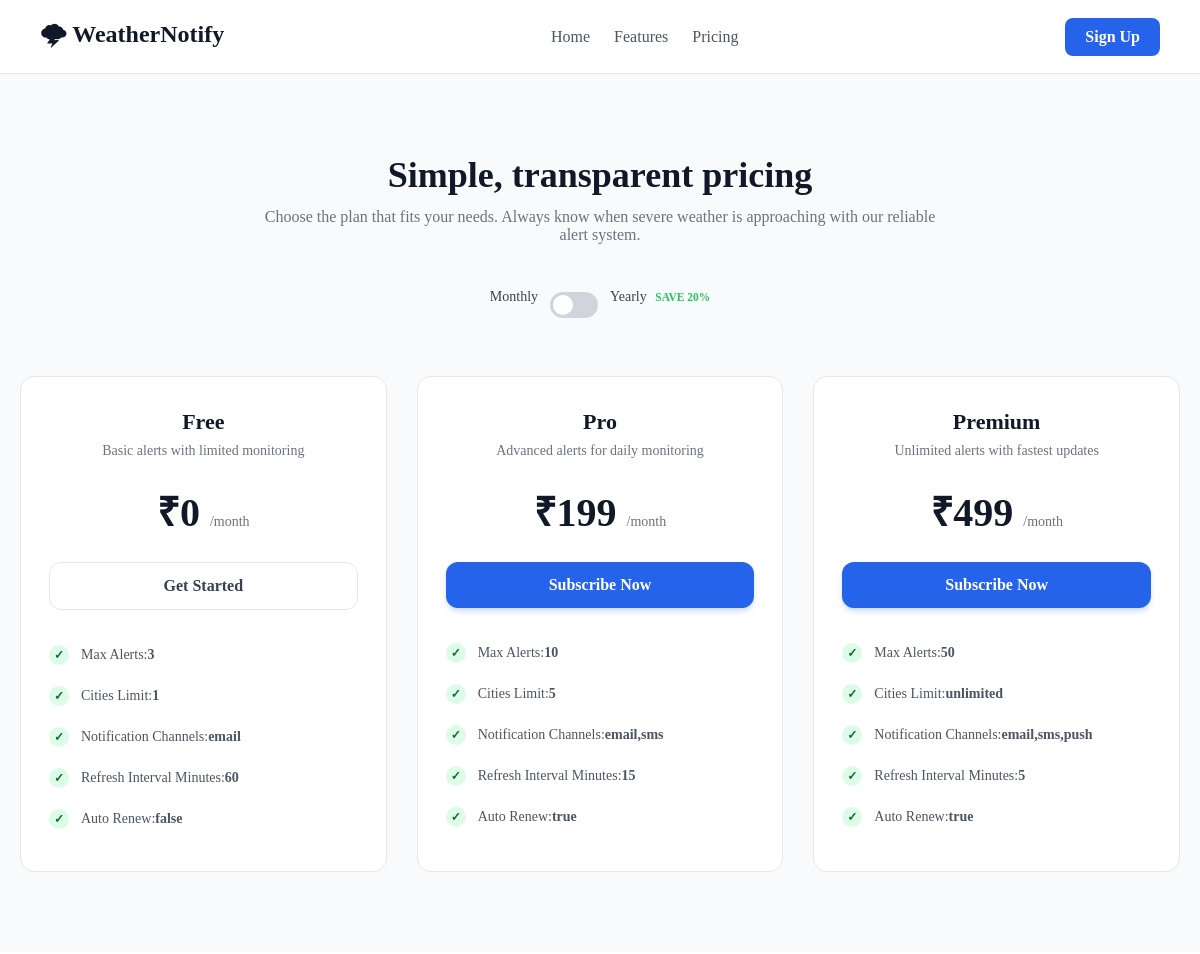
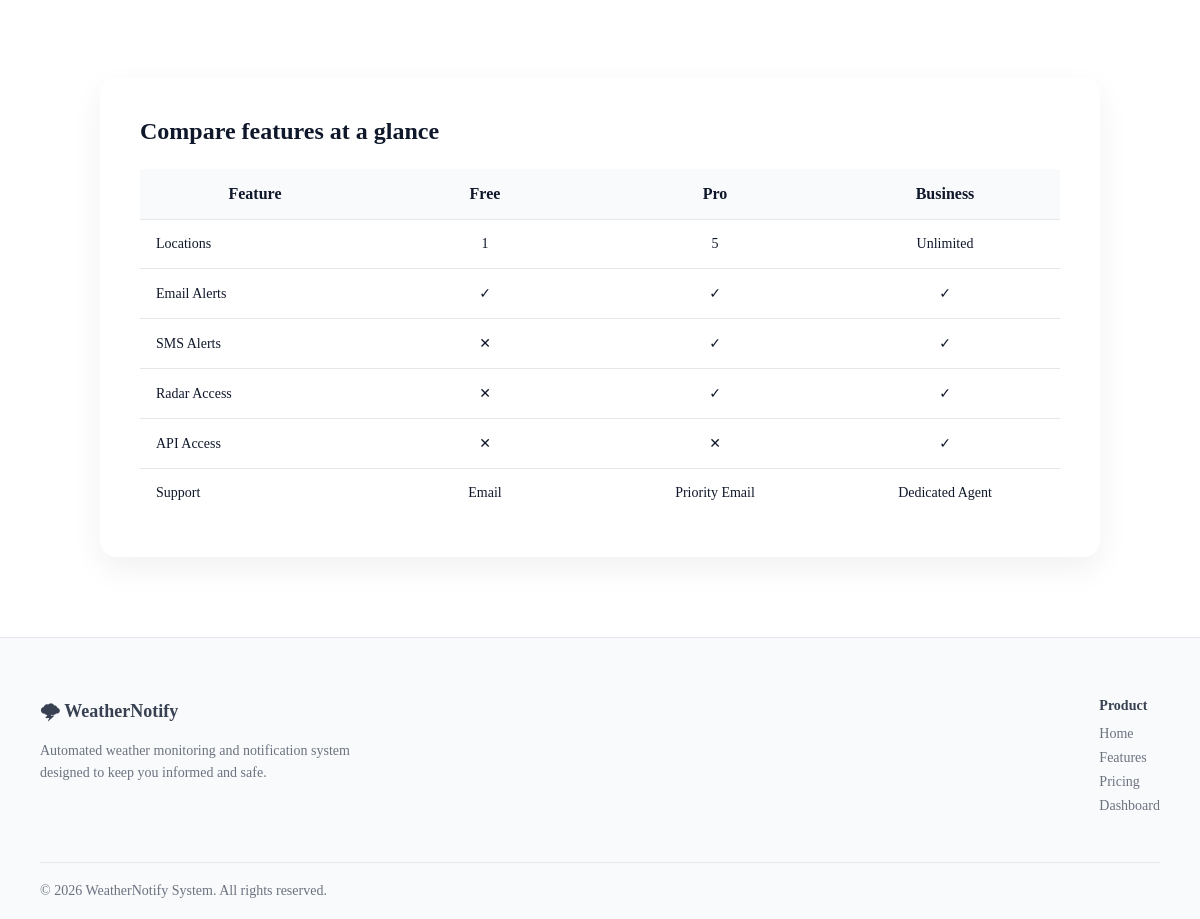
The page / on the database its author committed (2 pictures, top to bottom).
### tables this page shows
CREATE TABLE `plans` (
  `id` int NOT NULL,
  `slug` varchar(50) NOT NULL,
  `name` varchar(100) NOT NULL,
  `description` text,
  `monthly_price` decimal(10,2) NOT NULL,
  `yearly_price` decimal(10,2) NOT NULL,
  `trial_days` int DEFAULT '0',
  `is_popular` tinyint(1) DEFAULT '0',
  `is_active` tinyint(1) DEFAULT '1',
  `created_at` timestamp NULL DEFAULT CURRENT_TIMESTAMP
);

CREATE TABLE `plan_features` (
  `id` int NOT NULL,
  `plan_id` int NOT NULL,
  `feature` varchar(255) NOT NULL,
  `is_available` tinyint(1) DEFAULT '1'
);

### app/core/Controller.php (called while the page is built, shortened)
<?php
abstract class Controller
{
    protected function view(
        string $view,
        array $data = [],
        ?string $layout = 'main'
    ): void {
        extract($data, EXTR_SKIP);
        $viewFile = __DIR__ . '/../views/' . $view . '.php';
        require $viewFile;
        $content = ob_get_clean();
        $layoutFile = __DIR__ . '/../views/layouts/' . $layout . '.php';
        require $layoutFile;
    }
}

### app/controllers/PricingController.php (called while the page is built, shortened)
<?php
require_once __DIR__ . '/../models/Plan.php';
class PricingController extends Controller
{
    public function index(): void
    {
        global $conn;
        $planModel = new Plan($conn);
        $plans = $planModel->getPlansWithFeatures();
        $this->view('pricing/index', [
            'title' => 'Pricing – WeatherGuard',
            'plans' => $plans
        ]);
    }
}

### app/core/Router.php (called while the page is built, shortened)
<?php
class Router
{
    private array $routes = [];
    private mysqli $conn;
    public function __construct(mysqli $conn)
    {
        $this->conn = $conn;
    }
    private function add(string $method, string $uri, string $handler, array $middlewares): void
    {
        $uri = '/' . trim($uri, '/');
        $this->routes[$method][$uri] = [
            'handler'     => $handler,
            'middlewares' => $middlewares
        ];
    }
    public function dispatch(): void
    {
        $method = $_SERVER['REQUEST_METHOD'] ?? 'GET';
        $uri = parse_url($_SERVER['REQUEST_URI'], PHP_URL_PATH) ?? '/';
        $uri = preg_replace('#^/public#', '', $uri);
        $uri = '/' . trim($uri, '/');
        $matchedRoute = null;
        $params = [];
        if (isset($this->routes[$method][$uri])) {
            $matchedRoute = $this->routes[$method][$uri];
        }
        [$controller, $action] = explode('@', $matchedRoute['handler'], 2);
        $reflection = new ReflectionClass($controller);
        $instance = $reflection->getConstructor()
            ? $reflection->newInstance($this->conn)
            : $reflection->newInstance();
        call_user_func_array([$instance, $action], $params);
    }
}

### public/index.php (called while the page is built, shortened)
<?php
$db   = new Database();
$conn = $db->conn;
require_once __DIR__ . '/../app/core/Controller.php';
require_once __DIR__ . '/../app/core/Router.php';
require_once __DIR__ . '/../app/controllers/PricingController.php';
$router = new Router($conn);
$router->get('/', 'HomeController@index');
$router->get('/features', 'HomeController@features');
$router->get('/pricing', 'PricingController@index');
$router->get('/login', 'AuthController@showLogin');
$router->post('/login', 'AuthController@login');
$router->get('/register', 'AuthController@showRegister');
$router->post('/register', 'AuthController@register');
$router->match(['GET','POST'], '/logout', 'AuthController@logout');
$router->get('/dashboard', 'DashboardController@index', [AuthMiddleware::class]);
$router->get('/dashboard/load', 'DashboardController@load', [AuthMiddleware::class]);
$router->get('/api/locations', 'LocationController@index');
$router->post('/api/locations/fetch', 'LocationController@store');
$router->post('/api/user/profile', 'UserController@updateProfile', [AuthMiddleware::class, CsrfMiddleware::class]);
$router->post('/api/user/password', 'UserController@updatePassword', [AuthMiddleware::class, CsrfMiddleware::class]);
$router->post(
    '/api/alerts/create',
    'AlertController@store',
    [AuthMiddleware::class, CsrfMiddleware::class]
);
$router->get('/alerts', 'AlertController@index', [AuthMiddleware::class]);
$router->post('/api/alerts/delete/{id}', 'AlertController@delete', [AuthMiddleware::class]);
$router->get('/checkout/{slug}', 'PaymentController@checkout', [AuthMiddleware::class]);
$router->post('/payment/process', 'PaymentController@process', [AuthMiddleware::class]);
$router->get('/payment/success', 'PaymentController@success', [AuthMiddleware::class]);
$router->dispatch();

### app/models/Plan.php (called while the page is built, shortened)
<?php
class Plan
{
    private mysqli $conn;
    public function __construct(mysqli $conn)
    {
        $this->conn = $conn;
    }
    public function getAllActive(): array
    {
        $sql = "SELECT * FROM plans
                WHERE is_active = 1
                ORDER BY monthly_price ASC";
        $res = $this->conn->query($sql);
        return $res ? $res->fetch_all(MYSQLI_ASSOC) : [];
    }
    public function getFeatures(int $planId): array
    {
        $stmt = $this->conn->prepare(
            "SELECT feature, is_available
             FROM plan_features
             WHERE plan_id = ?
             ORDER BY id ASC"
        );
        $stmt->bind_param("i", $planId);
        $stmt->execute();
        return $stmt->get_result()->fetch_all(MYSQLI_ASSOC);
    }
    public function getPlansWithFeatures(): array
    {
        $plans = $this->getAllActive();
        foreach ($plans as &$plan) {
            $plan['features'] = $this->getFeatures((int)$plan['id']);
        }
        return $plans;
    }
}

### app/views/partials/pricing-cards.php (the view, shortened to what this page needs)
<div class="pricing-grid">
    <?php foreach ($plans as $plan): ?>
        <div class="pricing-card <?= $plan['is_popular'] ? 'popular' : '' ?>" data-plan-id="<?= $plan['id'] ?>">
            <h3><?= htmlspecialchars($plan['name']) ?></h3>
            <p class="plan-desc"><?= htmlspecialchars($plan['description']) ?></p>
            <div class="price"
                 data-monthly="<?= number_format((float)$plan['monthly_price'], 0) ?>"
                 data-yearly="<?= number_format((float)$plan['yearly_price'], 0) ?>">
                ₹<span class="val"><?= number_format((float)$plan['monthly_price'], 0) ?></span>
                <span class="period">/month</span>
            </div>
            <?php
            $isDashboard = isset($currentSubscription);
            $isMatch = false;
            $btnText = 'Switch to this';
            $isDisabled = false;
            ?>
            <?php if ($isDashboard): ?>
                <a href="/checkout/<?= $plan['slug'] ?>?cycle=monthly"
                   class="btn plan-btn <?= $isMatch ? 'btn-outline' : 'btn-primary' ?>"
                   <?= $isDisabled ? 'style="pointer-events: none; opacity: 0.7;" disabled' : '' ?>
                   data-plan-name="<?= htmlspecialchars($plan['name']) ?>">
                    <?= $btnText ?>
                </a>
            <?php elseif ($plan['slug'] === 'free'): ?>
                <a href="/register" class="btn btn-outline plan-btn" data-plan-name="<?= htmlspecialchars($plan['name']) ?>">Get Started</a>
            <?php else: ?>
                <a href="/checkout/<?= $plan['slug'] ?>" class="btn btn-primary plan-btn" data-plan-name="<?= htmlspecialchars($plan['name']) ?>">
                    Subscribe Now
                </a>
            <?php endif; ?>
            <ul class="feature-list">
                <?php foreach ($plan['features'] as $feature): ?>
                    <?php
                        $text = htmlspecialchars($feature['feature']);
                        if (strpos($text, '=') !== false) {
                            list($key, $val) = explode('=', $text);
                            $key = str_replace('_', ' ', $key);
                            $text = ucwords($key) . ': <strong>' . $val . '</strong>';
                        }
                    ?>
                    <li class="<?= $feature['is_available'] ? 'yes' : 'no' ?>">
                        <?= $text ?>
                    </li>
                <?php endforeach; ?>
            </ul>
        </div>
    <?php endforeach; ?>
</div>

### app/views/pricing/index.php (shortened to what this page needs)
<section class="pricing-section">
    <div class="pricing-header">
        <h1>Simple, transparent pricing</h1>
        <p>
            Choose the plan that fits your needs. Always know when severe
            weather is approaching with our reliable alert system.
        </p>
        <div class="billing-toggle">
            <span>Monthly</span>
            <label class="switch">
                <span class="slider round"></span>
            </label>
            <span>Yearly <strong class="save">SAVE 20%</strong></span>
        </div>
    </div>
    <?php require __DIR__ . '/../partials/pricing-cards.php'; ?>
</section>
<?php require __DIR__ . '/../partials/compare-table.php'; ?>

### app/views/partials/compare-table.php
<section class="pricing-compare">
    <h2>Compare features at a glance</h2>
    <table class="compare-table">
        <thead>
            <tr>
                <th>Feature</th>
                <th>Free</th>
                <th class="highlight">Pro</th>
                <th>Business</th>
            </tr>
        </thead>
        <tbody>
            <tr><td>Locations</td><td>1</td><td class="highlight">5</td><td>Unlimited</td></tr>
            <tr><td>Email Alerts</td><td>✓</td><td class="highlight">✓</td><td>✓</td></tr>
            <tr><td>SMS Alerts</td><td>✕</td><td class="highlight">✓</td><td>✓</td></tr>
            <tr><td>Radar Access</td><td>✕</td><td class="highlight">✓</td><td>✓</td></tr>
            <tr><td>API Access</td><td>✕</td><td>✕</td><td>✓</td></tr>
            <tr><td>Support</td><td>Email</td><td class="highlight">Priority Email</td><td>Dedicated Agent</td></tr>
        </tbody>
    </table>
</section>

### app/views/layouts/main.php (shortened to what this page needs)
<!DOCTYPE html>
<html lang="en">
<head>
    <link rel="stylesheet" href="/assets/css/home.css">
        <link rel="stylesheet" href="/assets/css/navbar.css">
        <link rel="stylesheet" href="/assets/css/footer.css">
        <link rel="stylesheet" href="/assets/css/auth.css">
        <link rel="stylesheet" href="/assets/css/pricing.css">
        <link rel="stylesheet" href="/assets/css/features.css">
        <link rel="stylesheet" href="/assets/css/toast.css">
</head>
<body>
<?php require __DIR__ . '/../partials/navbar.php'; ?>
<main>
    <?= $content ?>
</main>
<?php require __DIR__ . '/../partials/footer.php'; ?>
</body>
</html>

### app/views/partials/navbar.php (shortened to what this page needs)
<nav class="site-navbar">
    <div class="nav-container">
        <a href="/" class="nav-logo">
            🌩 WeatherNotify
        </a>
        <ul class="nav-links">
            <li><a href="/">Home</a></li>
            <li><a href="/features">Features</a></li>
            <li><a href="/pricing">Pricing</a></li>
        </ul>
         <div class="nav-actions">
            <?php if (!empty($_SESSION['user_id'])): ?>
                <a href="/dashboard" class="nav-btn-outline">Dashboard</a>
                <a href="/logout" class="nav-btn-outline">Logout</a>
            <?php else: ?>
                <a href="/register" class="nav-btn-primary">Sign Up</a>
            <?php endif; ?>
        </div>
    </div>
</nav>

### app/views/partials/footer.php (shortened to what this page needs)
<footer class="site-footer">
    <div class="footer-container">
        <div class="footer-brand">
            <div class="footer-logo">
                🌩 WeatherNotify
            </div>
            <p class="footer-desc">
                Automated weather monitoring and notification system designed
                to keep you informed and safe.
            </p>
        </div>
        <div class="footer-links">
            <div class="footer-column">
                <h4>Product</h4>
                <a href="/">Home</a>
                <a href="/features">Features</a>
                <a href="/pricing">Pricing</a>
                <a href="/dashboard">Dashboard</a>
            </div>
        </div>
    </div>
    <div class="footer-bottom">
        <span>
            © <?= date('Y') ?> WeatherNotify System. All rights reserved.
        </span>
    </div>
</footer>

### public/assets/css/home.css (style rules this page uses)
:root { --primary: #2563eb; --primary-dark: #1e40af; --secondary: #0f172a; --text-dark: #0f172a; --text-muted: #64748b; --bg-light: #f8fafc; --border-light: #e5e7eb; --radius: 12px; }
body { background-color: #ffffff; color: var(--text-dark); }
section { padding: 80px 20px; }
.btn-primary { background: var(--primary); color: #ffffff; padding: 14px 28px; border-radius: var(--radius); font-weight: 600; text-decoration: none; transition: background 0.2s ease; }
.btn-outline { border: 1px solid var(--border-light); padding: 14px 28px; border-radius: var(--radius); font-weight: 600; text-decoration: none; color: var(--text-dark); }
.price { font-size: 2rem; font-weight: 700; margin: 16px 0; }

### public/assets/css/navbar.css (style rules this page uses)
.site-navbar { display: flex; justify-content: center; padding: 16px 40px; background: #fff; border-bottom: 1px solid #e5e7eb; text-decoration: none; }
.nav-container { width: 100%; max-width: 1200px; display: flex; align-items: center; justify-content: space-between; }
.nav-links { display: flex; gap: 24px; list-style: none; margin: 0; padding: 0; }
.nav-links a { text-decoration: none; color: #4b5563; font-weight: 500; transition: color 0.2s; }
.nav-logo { font-size: 1.5rem; font-weight: 700; color: #111827; text-decoration: none; display: flex; align-items: center; gap: 8px; }
.nav-actions { display: flex; gap: 12px; align-items: center; }
.nav-btn-primary { background: #2563eb; color: #ffffff; padding: 10px 20px; border-radius: 8px; font-weight: 600; text-decoration: none; transition: background 0.2s ease; }

### public/assets/css/footer.css (style rules this page uses)
.site-footer { margin-bottom: fixed; background: #f9fafb; border-top: 1px solid #e5e7eb; padding: 60px 40px 20px; font-size: 14px; color: #374151; }
.footer-container { max-width: 1200px; margin: auto; display: flex; justify-content: space-between; gap: 60px; }
.footer-brand { max-width: 320px; }
.footer-logo { font-weight: 700; font-size: 18px; margin-bottom: 12px; }
.footer-desc { line-height: 1.6; color: #6b7280; }
.footer-links { display: flex; gap: 60px; }
.footer-column h4 { font-size: 14px; font-weight: 600; margin-bottom: 12px; }
.footer-column a { display: block; color: #6b7280; text-decoration: none; margin-bottom: 8px; }
.footer-bottom { max-width: 1200px; margin: 40px auto 0; padding-top: 20px; border-top: 1px solid #e5e7eb; display: flex; justify-content: space-between; color: #6b7280; }

### public/assets/css/auth.css (style rules this page uses)
* { box-sizing: border-box; margin: 0; padding: 0; }
label { display: block; font-size: 0.875rem; font-weight: 600; margin-bottom: 0.5rem; color: #475569; }
.switch { margin-top: 24px; font-size: 13px; text-align: center; color: #64748b; position: relative; }

### rows shown on the page
plans: name "Free", description "Basic alerts with limited monitoring", monthly_price "0"
plan_features: key "Max Alerts", val "3"
plan_features: key "Cities Limit", val "1"
plan_features: key "Notification Channels", val "email"
plan_features: key "Refresh Interval Minutes", val "60"
plan_features: key "Auto Renew", val "false"
plans: name "Pro", description "Advanced alerts for daily monitoring", monthly_price "199"
plan_features: key "Max Alerts", val "10"
plan_features: key "Cities Limit", val "5"
plan_features: key "Notification Channels", val "email,sms"
plan_features: key "Refresh Interval Minutes", val "15"
plan_features: key "Auto Renew", val "true"
plans: name "Premium", description "Unlimited alerts with fastest updates", monthly_price "499"
plan_features: key "Max Alerts", val "50"
plan_features: key "Cities Limit", val "unlimited"
plan_features: key "Notification Channels", val "email,sms,push"
plan_features: key "Refresh Interval Minutes", val "5"
